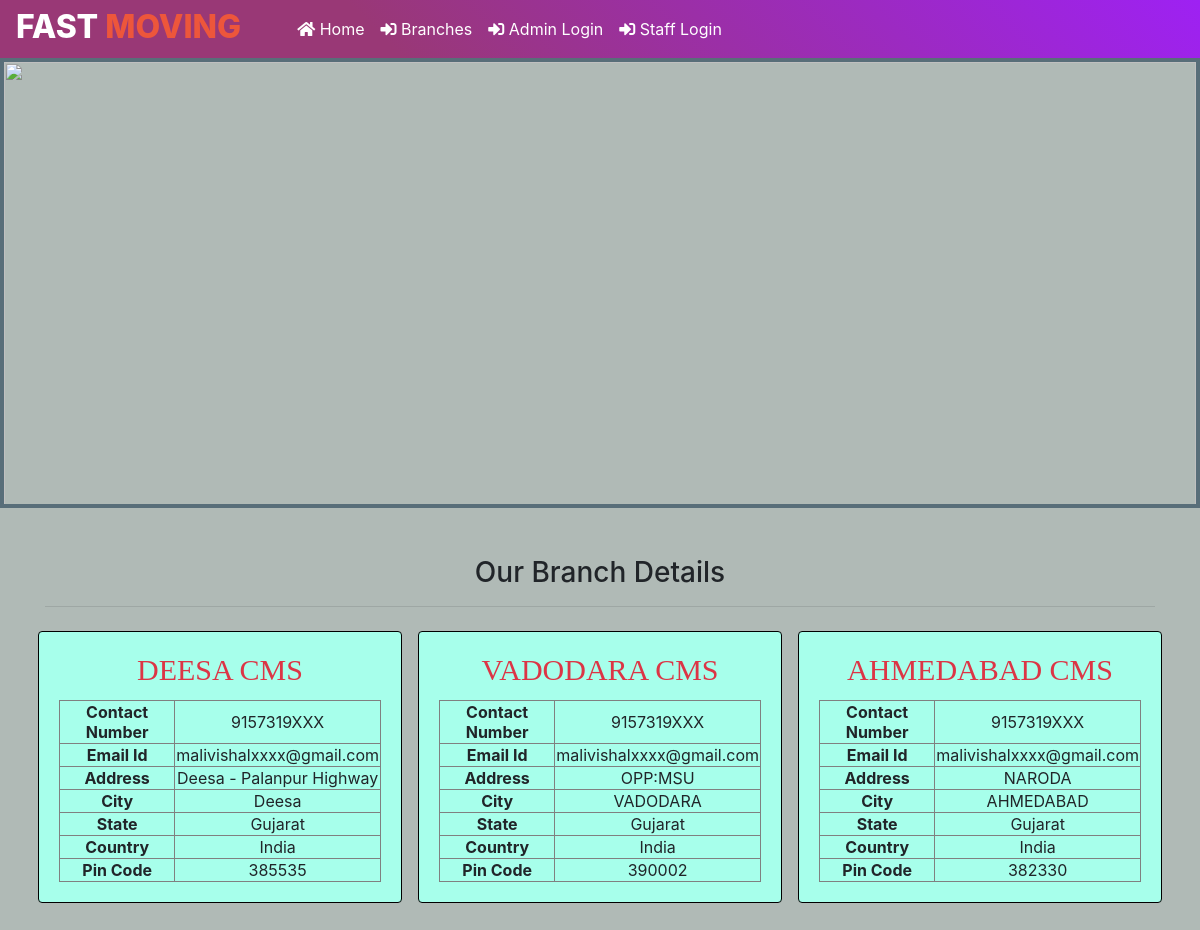
The page /branches/ on the database its author committed.
### courier/models.py (models this page shows, shortened)
class Branch(models.Model):
    BranchName = models.CharField(max_length=250, null=True)
    BranchContactnumber = models.CharField(max_length=12, null=True)
    BranchEmail = models.CharField(max_length=50, null=True)
    BranchAddress = models.CharField(max_length=200, null=True)
    BranchCity = models.CharField(max_length=150, null=True)
    BranchState = models.CharField(max_length=150, null=True)
    BranchPincode = models.CharField(max_length=6, null=True)
    BranchCountry = models.CharField(max_length=200, null=True)

### courier/views.py (the view)
# urls.py: path('branches/', branches, name='branches'),
def branches(request):
    branch = Branch.objects.all()
    return render(request, 'branches.html', locals())

### courier/templates/branches.html (shortened to what this page needs)
{% include 'navbar.html' %}
{% load static %}
<body style="background-color: #B0BAB6;"></body>
<img src="{% static 'images/branchpage.png' %}" style="width:100%; height:450px; border: 4px solid #586E79;">
<div class="container mt-5">
    <h3 class="text-center text-black">Our Branch Details</h3>
    <hr>
    <div class="row">
        {% for i in branch %}
        <div class="col-sm-4 p-2 zoom">
            <div class="card" style="height :auto ; border : 1px ridge black; background-color: #a7ffeb;">
                <div class="card-body">
                    <h4 class="card-title text-center text-danger" style="font-family:'Monotype corsiva'; font-size:30px">{{i.BranchName}}</h4>
                    <table border="1" style="text-align: center;">
                        <tr>
                            <th>Contact Number</th>
                            <td>{{i.BranchContactnumber}}</td>
                        </tr>
                        <tr>
                            <th>Email Id</th>
                            <td>{{i.BranchEmail}}</td>
                        </tr>
                        <tr>
                            <th>Address</th>
                            <td>{{i.BranchAddress}}</td>
                        </tr>
                        <tr>
                            <th>City</th>
                            <td>{{i.BranchCity}}</td>
                        </tr>
                        <tr>
                            <th>State</th>
                            <td>{{i.BranchState}}</td>
                        </tr>
                        <tr>
                            <th>Country</th>
                            <td>{{i.BranchCountry}}</td>
                        </tr>
                        <tr>
                            <th>Pin Code</th>
                            <td>{{i.BranchPincode}}</td>
                        </tr>
                    </table>
                </div>
            </div>
        </div>
        {% endfor %}
    </div>
</div>
</body>

### courier/templates/navbar.html (shortened to what this page needs)
{% load static %}
  <link rel="stylesheet" href="https://maxcdn.bootstrapcdn.com/bootstrap/4.5.2/css/bootstrap.min.css">
<link rel="stylesheet" href="https://use.fontawesome.com/releases/v5.7.0/css/all.css">
<link rel="stylesheet" href="{% static 'css/mystyle.css' %}">
<nav class="navbar navbar-expand-md bg-custom navbar-dark">
  <h2 class="text-uppercase mb-1" style="font-weight: 800;">
                    <span style="color: #fff;">FAST </span> <span style="color: #ed563b;">MOVING</span>
                </h2>
  <div class="collapse navbar-collapse" id="collapsibleNavbar">
    <ul class="navbar-nav pl-5">
      <li class="nav-item">
        <a class="nav-link" href="{% url 'index' %}"><i class="fas fa-home"></i> Home</a>
      </li>
      <li class="nav-item">
        <a class="nav-link" href="{% url 'branches' %}"><i class="fas fa-sign-in-alt"></i> Branches</a>
      </li>
      <li class="nav-item">
        <a class="nav-link" href="{% url 'admin_login' %}"><i class="fas fa-sign-in-alt"></i> Admin Login</a>
      </li>
      <li class="nav-item">
        <a class="nav-link" href="{% url 'staff_login' %}"><i class="fas fa-sign-in-alt"></i> Staff Login</a>
      </li>
    </ul>
  </div>
</nav>

### courier/static/css/mystyle.css (style rules this page uses)
.bg-custom { background: linear-gradient(45deg, #993876 32%, #9e21f3 100%); }
.nav-link { color : white !important; }

### courier/templates/branches.html (style rules this page uses)
.zoom { transition: transform .1s; }

### rows shown on the page
Branch: BranchName "DEESA CMS", BranchContactnumber "9157319XXX", BranchEmail "malivishalxxxx@gmail.com", BranchAddress "Deesa - Palanpur Highway", BranchCity "Deesa", BranchState "Gujarat", BranchCountry "India", BranchPincode "385535"
Branch: BranchName "VADODARA CMS", BranchContactnumber "9157319XXX", BranchEmail "malivishalxxxx@gmail.com", BranchAddress "OPP:MSU", BranchCity "VADODARA", BranchState "Gujarat", BranchCountry "India", BranchPincode "390002"
Branch: BranchName "AHMEDABAD CMS", BranchContactnumber "9157319XXX", BranchEmail "malivishalxxxx@gmail.com", BranchAddress "NARODA", BranchCity "AHMEDABAD", BranchState "Gujarat", BranchCountry "India", BranchPincode "382330"
